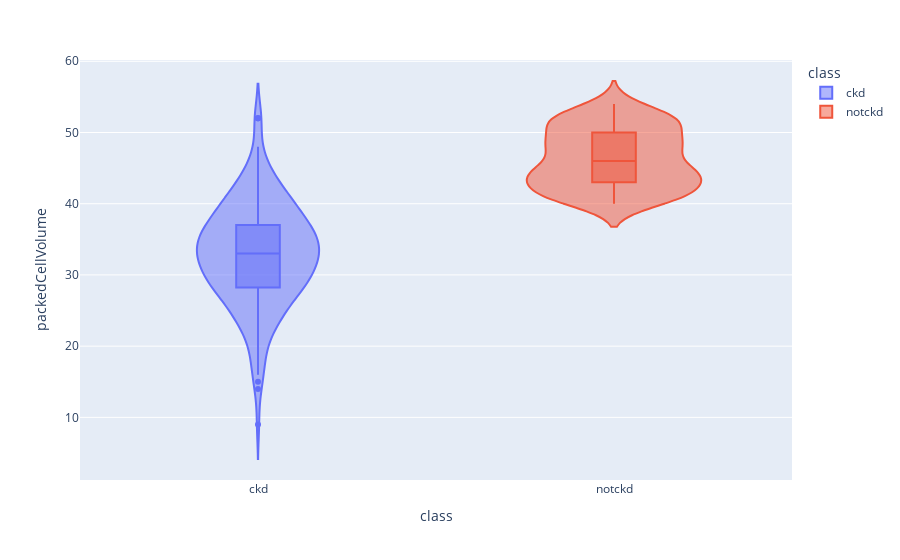

Notebook cell for this chart:
### Code cell
violinPlot('packedCellVolume')

### Figure 1 — Plotly figure (JSON) as saved in the notebook; plotly's stock layout.template omitted (floating-point values rounded to 4 significant figures; data arrays with more than 128 entries replaced by an {"elided": "..."} marker saying what was removed)
{"data": [{"alignmentgroup": "True", "box": {"visible": true}, "hovertemplate": "class=%{x}<br>packedCellVolume=%{y}<extra></extra>", "legendgroup": "ckd", "marker": {"color": "#636efa"}, "name": "ckd", "offsetgroup": "ckd", "orientation": "v", "scalegroup": "True", "showlegend": true, "type": "violin", "x": {"elided": "250 str values"}, "x0": " ", "xaxis": "x", "y": {"elided": "250 int values"}, "y0": " ", "yaxis": "y"}, {"alignmentgroup": "True", "box": {"visible": true}, "hovertemplate": "class=%{x}<br>packedCellVolume=%{y}<extra></extra>", "legendgroup": "notckd", "marker": {"color": "#EF553B"}, "name": "notckd", "offsetgroup": "notckd", "orientation": "v", "scalegroup": "True", "showlegend": true, "type": "violin", "x": {"elided": "150 str values"}, "x0": " ", "xaxis": "x", "y": {"elided": "150 int values"}, "y0": " ", "yaxis": "y"}], "layout": {"legend": {"title": {"text": "class"}, "tracegroupgap": 0}, "margin": {"t": 60}, "violinmode": "overlay", "xaxis": {"anchor": "y", "categoryarray": ["ckd", "notckd"], "categoryorder": "array", "domain": [0, 1], "title": {"text": "class"}}, "yaxis": {"anchor": "x", "domain": [0, 1], "title": {"text": "packedCellVolume"}}}}
